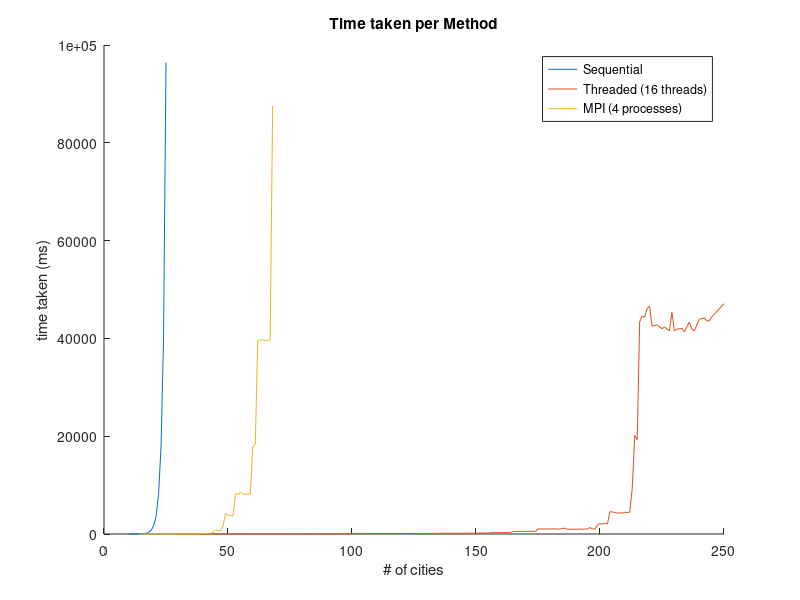

The MATLAB script that drew this image:

sequential_times = [
    10 0;
    11 1;
    12 2;
    13 5;
    14 12;
    15 27;
    16 60;
    17 140;
    18 379;
    19 751;
    20 1669;
    21 3614;
    22 8116;
    23 17967;
    24 39817;
    25 96438;
];

threaded_times = [
    29 9;
    30 10;
    31 11;
    32 11;
    33 12;
    34 12;
    35 13;
    36 14;
    37 14;
    38 15;
    39 19;
    40 17;
    41 18;
    42 18;
    43 19;
    44 19;
    45 20;
    46 21;
    47 22;
    48 23;
    49 23;
    50 23;
    51 24;
    52 25;
    53 27;
    54 27;
    55 27;
    56 26;
    57 27;
    58 28;
    59 37;
    60 52;
    61 56;
    62 43;
    63 49;
    64 35;
    65 36;
    66 36;
    67 36;
    68 43;
    69 39;
    70 39;
    71 39;
    72 41;
    73 40;
    74 42;
    75 44;
    76 46;
    77 47;
    78 47;
    79 48;
    80 51;
    81 51;
    82 53;
    83 50;
    84 53;
    85 55;
    86 55;
    87 55;
    88 56;
    89 58;
    90 60;
    91 62;
    92 63;
    93 63;
    94 63;
    95 66;
    96 68;
    97 67;
    98 69;
    99 72;
    100 71;
    101 74;
    102 78;
    103 79;
    104 80;
    105 82;
    106 88;
    107 82;
    108 83;
    109 98;
    110 83;
    111 87;
    112 88;
    113 94;
    114 94;
    115 90;
    116 91;
    117 95;
    118 98;
    120 101;
    121 104;
    122 106;
    123 123;
    124 111;
    125 108;
    126 115;
    127 118;
    128 112;
    129 120;
    130 121;
    131 120;
    132 117;
    133 128;
    134 129;
    135 151;
    136 156;
    137 157;
    138 148;
    139 151;
    140 150;
    141 153;
    142 153;
    143 156;
    144 160;
    145 158;
    146 159;
    147 165;
    148 165;
    149 164;
    150 167;
    151 211;
    152 210;
    153 210;
    154 214;
    155 213;
    156 292;
    157 291;
    158 295;
    159 299;
    160 300;
    161 302;
    162 311;
    163 313;
    164 313;
    165 505;
    166 507;
    167 515;
    168 519;
    169 516;
    170 544;
    171 516;
    172 560;
    173 565;
    174 524;
    175 1057;
    176 1006;
    177 1045;
    178 1047;
    179 1010;
    180 1042;
    181 1065;
    182 1031;
    183 1021;
    184 1018;
    185 1200;
    186 1103;
    187 976;
    188 963;
    189 970;
    190 985;
    191 963;
    192 1033;
    193 971;
    194 1005;
    195 1071;
    196 1316;
    197 1046;
    198 1002;
    199 1941;
    200 2100;
    201 2045;
    202 2189;
    203 2073;
    204 4569;
    205 4493;
    206 4422;
    207 4255;
    208 4324;
    209 4266;
    210 4460;
    211 4371;
    212 4477;
    213 9414;
    214 20145;
    215 19308;
    216 43396;
    217 44591;
    218 44321;
    219 46108;
    220 46613;
    221 42469;
    223 42784;
    225 41984;
    226 42333;
    228 41510;
    229 45375;
    230 41547;
    231 41912;
    233 42042;
    234 41294;
    236 43333;
    237 41946;
    238 41513;
    240 43902;
    242 44188;
    243 43611;
    244 43551;
    245 44366;
    250 47099;
];

mpi_times = [
    14 1;
    15 1;
    16 2;
    17 2;
    18 2;
    19 2;
    20 2;
    21 2;
    22 3;
    23 3;
    24 4;
    25 4;
    26 4;
    27 6;
    28 6;
    29 6;
    30 6;
    31 8;
    32 8;
    33 12;
    34 19;
    35 19;
    36 20;
    37 35;
    38 36;
    39 72;
    40 71;
    41 72;
    42 157;
    43 154;
    44 325;
    45 743;
    46 727;
    47 719;
    48 1622;
    49 4166;
    50 3860;
    51 3740;
    52 3662;
    53 8232;
    54 8082;
    55 8592;
    56 8111;
    57 8154;
    58 8136;
    59 8165;
    60 17895;
    61 18362;
    62 39631;
    63 39690;
    64 39687;
    65 39601;
    66 39605;
    67 39679;
    68 87525;
];

figure(1);
hold on;
plot(sequential_times(:,1), sequential_times(:,2));
plot(threaded_times(:,1), threaded_times(:,2));
plot(mpi_times(:,1), mpi_times(:,2));

legend("Sequential","Threaded (16 threads)","MPI (4 processes)");

xlabel("# of cities");
ylabel("time taken (ms)");

title("Time taken per Method")

hold off;
